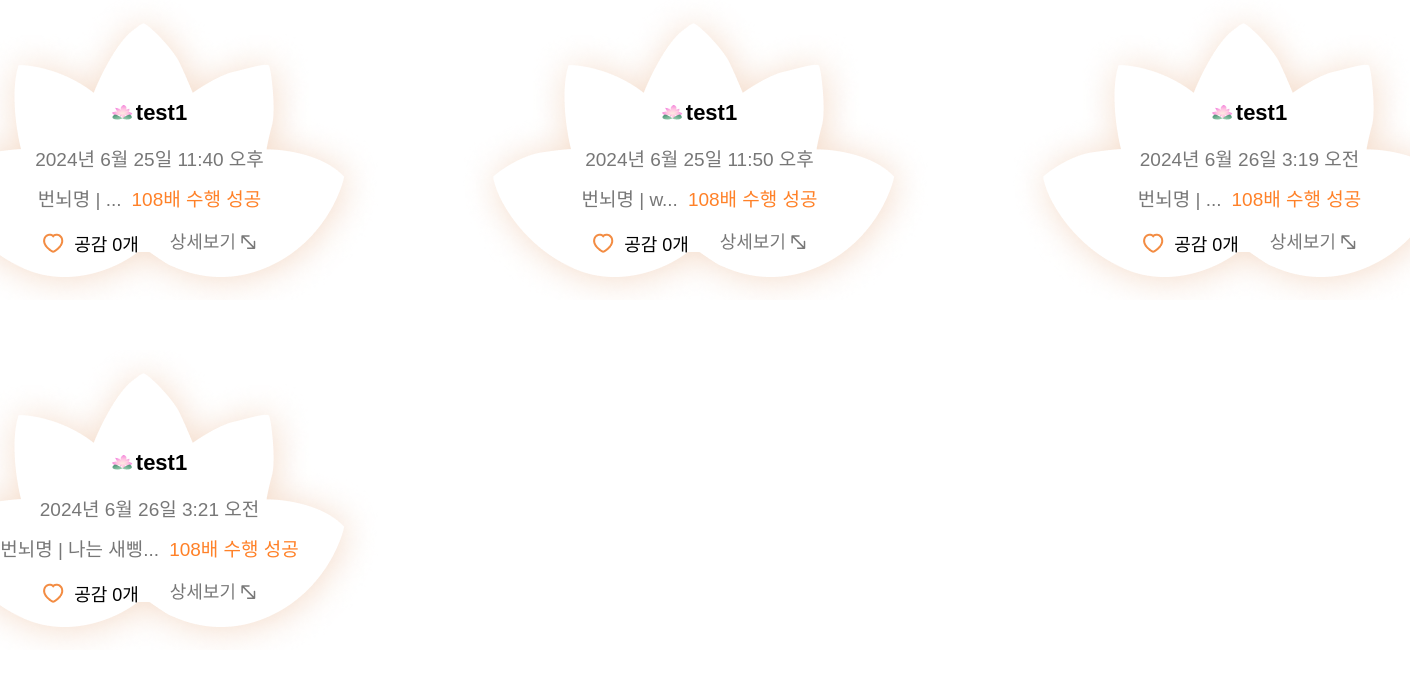
Before: /post/community_108/ (lower part) with the older database file.
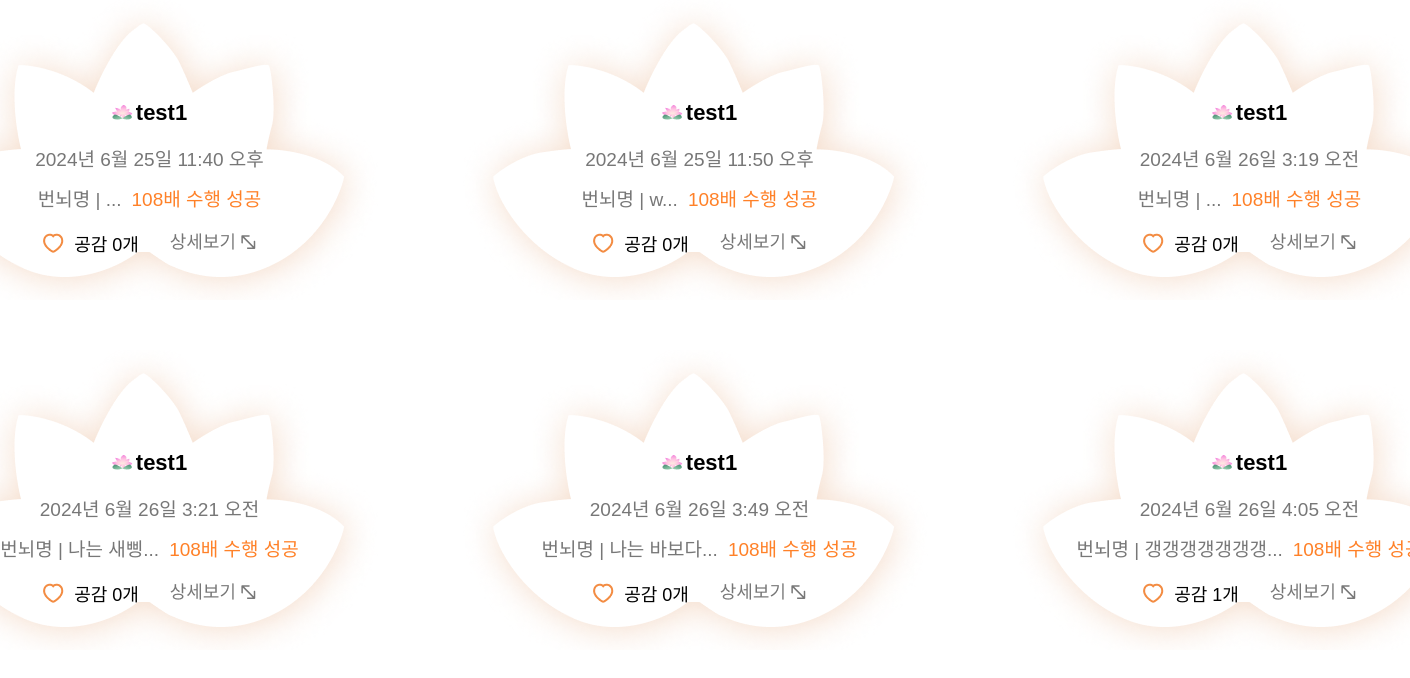
After: the same page with the newer database file.
### post/models.py (models this page shows)
class SharedWish(models.Model):
    title = models.CharField(max_length=50)
    user = models.ForeignKey(User, on_delete=models.CASCADE)
    text = models.TextField()
    created_at = models.DateTimeField(auto_now_add=True)
    like = models.ManyToManyField(User, related_name='sharedwish_likes', blank=True)
    like_count = models.IntegerField(default=0)
    num108_count = models.IntegerField(default=0)
    def summary(self):
        return self.title[:7] + "..."

### post/views.py (the view)
# urls.py: path('community_108/', community_108, name="community_108"),
@csrf_exempt
def community_108(request):
    sharedwish = SharedWish.objects.all()
    return render(request, 'post/community_108.html', {'sharedwishes' : sharedwish})

### post/templates/post/community_108.html (shortened to what this page needs)
<!DOCTYPE html>
{% load static %}
<html>
    <head>
            <link rel="stylesheet" type="text/css" href="{% static 'css/main/community_108.css'%}"/>
    </head>
    <body>
        <div class = "screen">
            <div class="postbox">
                <div style="display: flex; flex-wrap: wrap; gap: 50px;">
                    {% for sharedwish in sharedwishes %}
                    <div class="frame-post">
                        <a href="{% url 'post:detail_108' sharedwish.id%}">
                            <img class="post-background" alt="안뜸" src="{%static 'images/mainpage_img/img-post-background.png'%}"/>
                            <div class="frame-text">
                                <div class="post-username">
                                    <img class="lotus-username" alt="안뜸" src="{%static 'images/mainpage_img/img-lotus-mini.png'%}"/>
                                    <div class="db_username">{{sharedwish.user.username}}</div>
                                </div>
                                <div class="post-time">
                                    <div class="db_time">{{ sharedwish.created_at }}</div>
                                </div>
                                <div class="post-title">
                                    <div class="db_title">번뇌명 | {{ sharedwish.summary }}</div>
                                    <div class="ok108">108배 수행 성공</div>
                                </div>
                                <div class="icons">
                                    <div class = "likes">
                                        <img class="img-like" alt="안뜸" src="{%static 'images/mainpage_img/img-like.png'%}"/>
                                        <div class ="db_like">공감 {{ sharedwish.like_count }}개</div>
                                    </div>
                                    <img class="img-detail" alt="안뜸" src="{%static 'images/mainpage_img/img-detail.png'%}"/>
                                </div>
                            </div>
                        </a>
                    </div>
                    {% endfor %}
                </div>
            </div>
        </div>
    </body>
</html>

Changed rows visible on the page:
added SharedWish: user.username "test1", created_at "2024년 6월 26일 3:49 오전", summary "나는 바보다...", like_count "0"
added SharedWish: user.username "test1", created_at "2024년 6월 26일 4:05 오전", summary "갱갱갱갱갱갱갱...", like_count "1"
